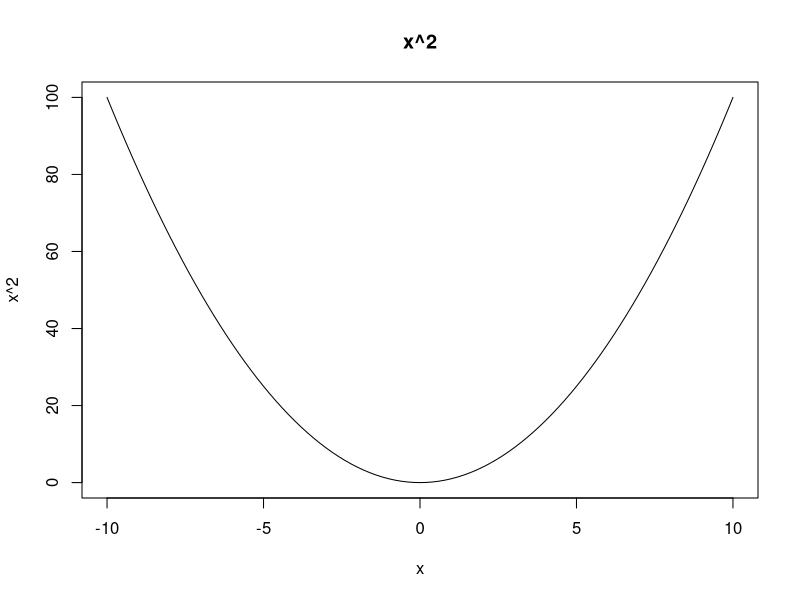

R code for this plot: (Note: this script raises an error after producing the figure.)
## ---- chunk 1
options(htmltools.dir.version = FALSE)
## ---- chunk 2

factorial(49) / (factorial(6) * factorial(49-6))

## ---- chunk 3

curve(x^2, from = -10, to = 10, main = "x^2")

## ---- chunk 4

x = A1*sin(t*f1+p1)*exp(-d1*t) + A2*sin(t*f2+p2)*exp(-d2*t)
y = A3*sin(t*f3+p3)*exp(-d3*t) + A4*sin(t*f4+p4)*exp(-d4*t)

